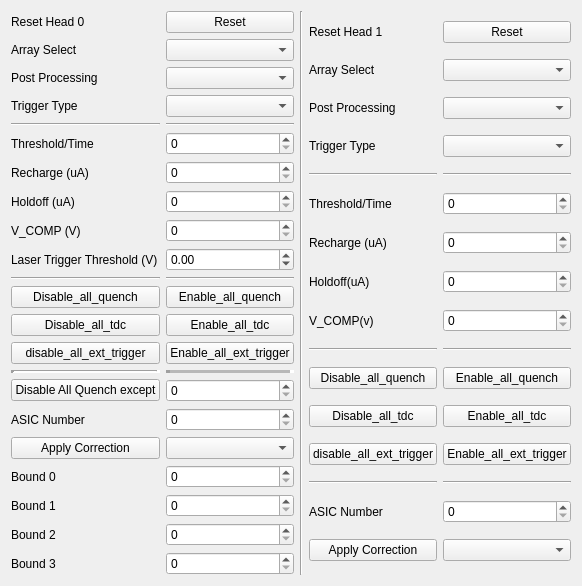
      <widget class="QWidget" name="ASIC_tab">
       <attribute name="title">
        <string>ASIC</string>
       </attribute>
       <layout class="QGridLayout" name="gridLayout_15">
        <item row="0" column="0">
         <layout class="QGridLayout" name="gridLayout_14">
          <item row="0" column="0" colspan="2">
           <layout class="QGridLayout" name="gridLayout_13">
            <item row="0" column="0">
             <layout class="QGridLayout" name="gridLayout_11">
              <item row="18" column="1">
               <widget class="QSpinBox" name="asic_number_h0_spinBox"/>
              </item>
              <item row="12" column="0">
               <widget class="Line" name="line_5">
                <property name="orientation">
                 <enum>Qt::Horizontal</enum>
                </property>
               </widget>
              </item>
              <item row="14" column="1">
               <widget class="QPushButton" name="enable_all_tdc_h0_pushButton">
                <property name="text">
                 <string>Enable_all_tdc</string>
                </property>
               </widget>
              </item>
              <item row="3" column="0">
               <widget class="QLabel" name="label_27">
                <property name="text">
                 <string>Trigger Type</string>
                </property>
               </widget>
              </item>
              <item row="0" column="1">
               <widget class="QPushButton" name="reset_h0_pushButton">
                <property name="text">
                 <string>Reset</string>
                </property>
               </widget>
              </item>
              <item row="1" column="1">
               <widget class="QComboBox" name="array_select_h0_comboBox"/>
              </item>
              <item row="2" column="1">
               <widget class="QComboBox" name="post_processing_select_h0_comboBox"/>
              </item>
              <item row="13" column="1">
               <widget class="QPushButton" name="enable_all_quench_h0_pushButton">
                <property name="text">
                 <string>Enable_all_quench</string>
                </property>
               </widget>
              </item>
              <item row="3" column="1">
               <widget class="QComboBox" name="trigger_type_h0_comboBox"/>
              </item>
              <item row="7" column="1">
               <widget class="QSpinBox" name="threshold_time_trigger_h0_spinBox">
                <property name="maximum">
                 <number>10000</number>
                </property>
               </widget>
              </item>
              <item row="15" column="0">
               <widget class="QPushButton" name="disable_all_ext_trigger_h0_pushButton">
                <property name="text">
                 <string>disable_all_ext_trigger</string>
                </property>
               </widget>
              </item>
              <item row="13" column="0">
               <widget class="QPushButton" name="disable_all_quench_h0_pushButton">
                <property name="text">
                 <string>Disable_all_quench</string>
                </property>
               </widget>
              </item>
              <item row="15" column="1">
               <widget class="QPushButton" name="enable_all_ext_trigger_h0_pushButton">
                <property name="text">
                 <string>Enable_all_ext_trigger</string>
                </property>
               </widget>
              </item>
              <item row="0" column="0">
               <widget class="QLabel" name="label_31">
                <property name="text">
                 <string>Reset Head 0</string>
                </property>
               </widget>
              </item>
              <item row="8" column="0">
               <widget class="QLabel" name="label_33">
                <property name="text">
                 <string>Recharge (uA)</string>
                </property>
               </widget>
              </item>
              <item row="16" column="0">
               <widget class="Line" name="line">
                <property name="lineWidth">
                 <number>4</number>
                </property>
                <property name="orientation">
                 <enum>Qt::Horizontal</enum>
                </property>
               </widget>
              </item>
              <item row="10" column="0">
               <widget class="QLabel" name="label_35">
                <property name="text">
                 <string>V_COMP (V)</string>
                </property>
               </widget>
              </item>
              <item row="10" column="1">
               <widget class="QSpinBox" name="v_comp_h0_spinBox"/>
              </item>
              <item row="14" column="0">
               <widget class="QPushButton" name="disable_all_tdc_h0_pushButton">
                <property name="text">
                 <string>Disable_all_tdc</string>
                </property>
               </widget>
              </item>
              <item row="9" column="1">
               <widget class="QSpinBox" name="holdoff_h0_spinBox"/>
              </item>
              <item row="1" column="0">
               <widget class="QLabel" name="label_23">
                <property name="text">
                 <string>Array Select</string>
                </property>
               </widget>
              </item>
              <item row="8" column="1">
               <widget class="QSpinBox" name="recharge_h0_spinBox"/>
              </item>
              <item row="2" column="0">
               <widget class="QLabel" name="label_26">
                <property name="text">
                 <string>Post Processing</string>
                </property>
               </widget>
              </item>
              <item row="16" column="1">
               <widget class="Line" name="line_2">
                <property name="lineWidth">
                 <number>4</number>
                </property>
                <property name="midLineWidth">
                 <number>4</number>
                </property>
                <property name="orientation">
                 <enum>Qt::Horizontal</enum>
                </property>
               </widget>
              </item>
              <item row="9" column="0">
               <widget class="QLabel" name="label_34">
                <property name="text">
                 <string>Holdoff (uA)</string>
                </property>
               </widget>
              </item>
              <item row="7" column="0">
               <widget class="QLabel" name="label_29">
                <property name="text">
                 <string>Threshold/Time</string>
                </property>
               </widget>
              </item>
              <item row="19" column="1">
               <widget class="QComboBox" name="correction_type_h0_comboBox"/>
              </item>
              <item row="18" column="0">
               <widget class="QLabel" name="label_41">
                <property name="text">
                 <string>ASIC Number</string>
                </property>
               </widget>
              </item>
              <item row="19" column="0">
               <widget class="QPushButton" name="apply_correction_h0_pushButtion">
                <property name="text">
                 <string>Apply Correction</string>
                </property>
               </widget>
              </item>
              <item row="4" column="1">
               <widget class="Line" name="line_4">
                <property name="orientation">
                 <enum>Qt::Horizontal</enum>
                </property>
               </widget>
              </item>
              <item row="4" column="0">
               <widget class="Line" name="line_3">
                <property name="orientation">
                 <enum>Qt::Horizontal</enum>
                </property>
               </widget>
              </item>
              <item row="12" column="1">
               <widget class="Line" name="line_6">
                <property name="orientation">
                 <enum>Qt::Horizontal</enum>
                </property>
               </widget>
              </item>
              <item row="21" column="1">
               <widget class="QSpinBox" name="bound_1_h0_spinBox">
                <property name="maximum">
                 <number>10000</number>
                </property>
               </widget>
              </item>
              <item row="20" column="1">
               <widget class="QSpinBox" name="bound_0_h0_spinBox">
                <property name="maximum">
                 <number>10000</number>
                </property>
               </widget>
              </item>
              <item row="22" column="1">
               <widget class="QSpinBox" name="bound_2_h0_spinBox">
                <property name="maximum">
                 <number>10000</number>
                </property>
               </widget>
              </item>
              <item row="23" column="1">
               <widget class="QSpinBox" name="bound_3_h0_spinBox">
                <property name="maximum">
                 <number>10000</number>
                </property>
               </widget>
              </item>
              <item row="20" column="0">
               <widget class="QLabel" name="label_43">
                <property name="text">
                 <string>Bound 0</string>
                </property>
               </widget>
              </item>
              <item row="21" column="0">
               <widget class="QLabel" name="label_44">
                <property name="text">
                 <string>Bound 1</string>
                </property>
               </widget>
              </item>
              <item row="22" column="0">
               <widget class="QLabel" name="label_45">
                <property name="text">
                 <string>Bound 2</string>
                </property>
               </widget>
              </item>
              <item row="23" column="0">
               <widget class="QLabel" name="label_46">
                <property name="text">
                 <string>Bound 3</string>
                </property>
               </widget>
              </item>
              <item row="11" column="1">
               <widget class="QDoubleSpinBox" name="laser_trigger_thresh_spinBox">
                <property name="minimum">
                 <double>-1.250000000000000</double>
                </property>
                <property name="maximum">
                 <double>2.500000000000000</double>
                </property>
               </widget>
              </item>
              <item row="11" column="0">
               <widget class="QLabel" name="label_47">
                <property name="text">
                 <string>Laser Trigger Threshold (V)</string>
                </property>
               </widget>
              </item>
              <item row="17" column="0">
               <widget class="QPushButton" name="disable_all_quench_but_pushButton">
                <property name="text">
                 <string>Disable All Quench except</string>
                </property>
               </widget>
              </item>
              <item row="17" column="1">
               <widget class="QSpinBox" name="quench_exception_h0_spinBox">
                <property name="maximum">
                 <number>192</number>
                </property>
               </widget>
              </item>
             </layout>
            </item>
            <item row="0" column="2">
             <layout class="QGridLayout" name="gridLayout_12">
              <item row="7" column="1">
               <widget class="QSpinBox" name="holdoff_h1_spinBox"/>
              </item>
              <item row="11" column="1">
               <widget class="QPushButton" name="enable_all_tdc_h1_pushButton">
                <property name="text">
                 <string>Enable_all_tdc</string>
                </property>
               </widget>
              </item>
              <item row="10" column="1">
               <widget class="QPushButton" name="enable_all_quench_h1_pushButton">
                <property name="text">
                 <string>Enable_all_quench</string>
                </property>
               </widget>
              </item>
              <item row="12" column="1">
               <widget class="QPushButton" name="enable_all_ext_trigger_h1_pushButton">
                <property name="text">
                 <string>Enable_all_ext_trigger</string>
                </property>
               </widget>
              </item>
              <item row="3" column="1">
               <widget class="QComboBox" name="trigger_type_h1_comboBox"/>
              </item>
              <item row="0" column="1">
               <widget class="QPushButton" name="reset_h1_pushButton">
                <property name="text">
                 <string>Reset</string>
                </property>
               </widget>
              </item>
              <item row="2" column="1">
               <widget class="QComboBox" name="post_processing_select_h1_comboBox"/>
              </item>
              <item row="7" column="0">
               <widget class="QLabel" name="label_37">
                <property name="text">
                 <string>Holdoff(uA)</string>
                </property>
               </widget>
              </item>
              <item row="5" column="0">
               <widget class="QLabel" name="label_30">
                <property name="text">
                 <string>Threshold/Time</string>
                </property>
               </widget>
              </item>
              <item row="0" column="0">
               <widget class="QLabel" name="label_32">
                <property name="text">
                 <string>Reset Head 1</string>
                </property>
               </widget>
              </item>
              <item row="2" column="0">
               <widget class="QLabel" name="label_25">
                <property name="text">
                 <string>Post Processing</string>
                </property>
               </widget>
              </item>
              <item row="1" column="1">
               <widget class="QComboBox" name="array_select_h1_comboBox"/>
              </item>
              <item row="3" column="0">
               <widget class="QLabel" name="label_28">
                <property name="text">
                 <string>Trigger Type</string>
                </property>
               </widget>
              </item>
              <item row="5" column="1">
               <widget class="QSpinBox" name="threshold_time_trigger_h1_spinBox">
                <property name="maximum">
                 <number>10000</number>
                </property>
               </widget>
              </item>
              <item row="11" column="0">
               <widget class="QPushButton" name="disable_all_tdc_h1_pushButton">
                <property name="text">
                 <string>Disable_all_tdc</string>
                </property>
               </widget>
              </item>
              <item row="10" column="0">
               <widget class="QPushButton" name="disable_all_quench_h1_pushButton">
                <property name="text">
                 <string>Disable_all_quench</string>
                </property>
               </widget>
              </item>
              <item row="12" column="0">
               <widget class="QPushButton" name="disable_all_ext_trigger_h1_pushButton">
                <property name="text">
                 <string>disable_all_ext_trigger</string>
                </property>
               </widget>
              </item>
              <item row="1" column="0">
               <widget class="QLabel" name="label_24">
                <property name="text">
                 <string>Array Select</string>
                </property>
               </widget>
              </item>
              <item row="6" column="1">
               <widget class="QSpinBox" name="recharge_h1_spinBox"/>
              </item>
              <item row="6" column="0">
               <widget class="QLabel" name="label_36">
                <property name="text">
                 <string>Recharge (uA)</string>
                </property>
               </widget>
              </item>
              <item row="8" column="0">
               <widget class="QLabel" name="label_38">
                <property name="text">
                 <string>V_COMP(v)</string>
                </property>
               </widget>
              </item>
              <item row="8" column="1">
               <widget class="QSpinBox" name="v_comp_h1_spinBox"/>
              </item>
              <item row="14" column="1">
               <widget class="QSpinBox" name="asic_number_h1_spinBox"/>
              </item>
              <item row="14" column="0">
               <widget class="QLabel" name="label_42">
                <property name="text">
                 <string>ASIC Number</string>
                </property>
               </widget>
              </item>
              <item row="15" column="0">
               <widget class="QPushButton" name="apply_correction_h1_pushButton">
                <property name="text">
                 <string>Apply Correction</string>
                </property>
               </widget>
              </item>
              <item row="15" column="1">
               <widget class="QComboBox" name="correction_type_h1_comboBox"/>
              </item>
              <item row="13" column="0">
               <widget class="Line" name="line_9">
                <property name="orientation">
                 <enum>Qt::Horizontal</enum>
                </property>
               </widget>
              </item>
              <item row="9" column="1">
               <widget class="Line" name="line_8">
                <property name="orientation">
                 <enum>Qt::Horizontal</enum>
                </property>
               </widget>
              </item>
              <item row="13" column="1">
               <widget class="Line" name="line_10">
                <property name="orientation">
                 <enum>Qt::Horizontal</enum>
                </property>
               </widget>
              </item>
              <item row="9" column="0">
               <widget class="Line" name="line_7">
                <property name="orientation">
                 <enum>Qt::Horizontal</enum>
                </property>
               </widget>
              </item>
              <item row="4" column="0">
               <widget class="Line" name="line_11">
                <property name="orientation">
                 <enum>Qt::Horizontal</enum>
                </property>
               </widget>
              </item>
              <item row="4" column="1">
               <widget class="Line" name="line_12">
                <property name="orientation">
                 <enum>Qt::Horizontal</enum>
                </property>
               </widget>
              </item>
             </layout>
            </item>
            <item row="0" column="1">
             <widget class="Line" name="line_13">
              <property name="orientation">
               <enum>Qt::Vertical</enum>
              </property>
             </widget>
            </item>
           </layout>
          </item>
         </layout>
        </item>
       </layout>
      </widget>
